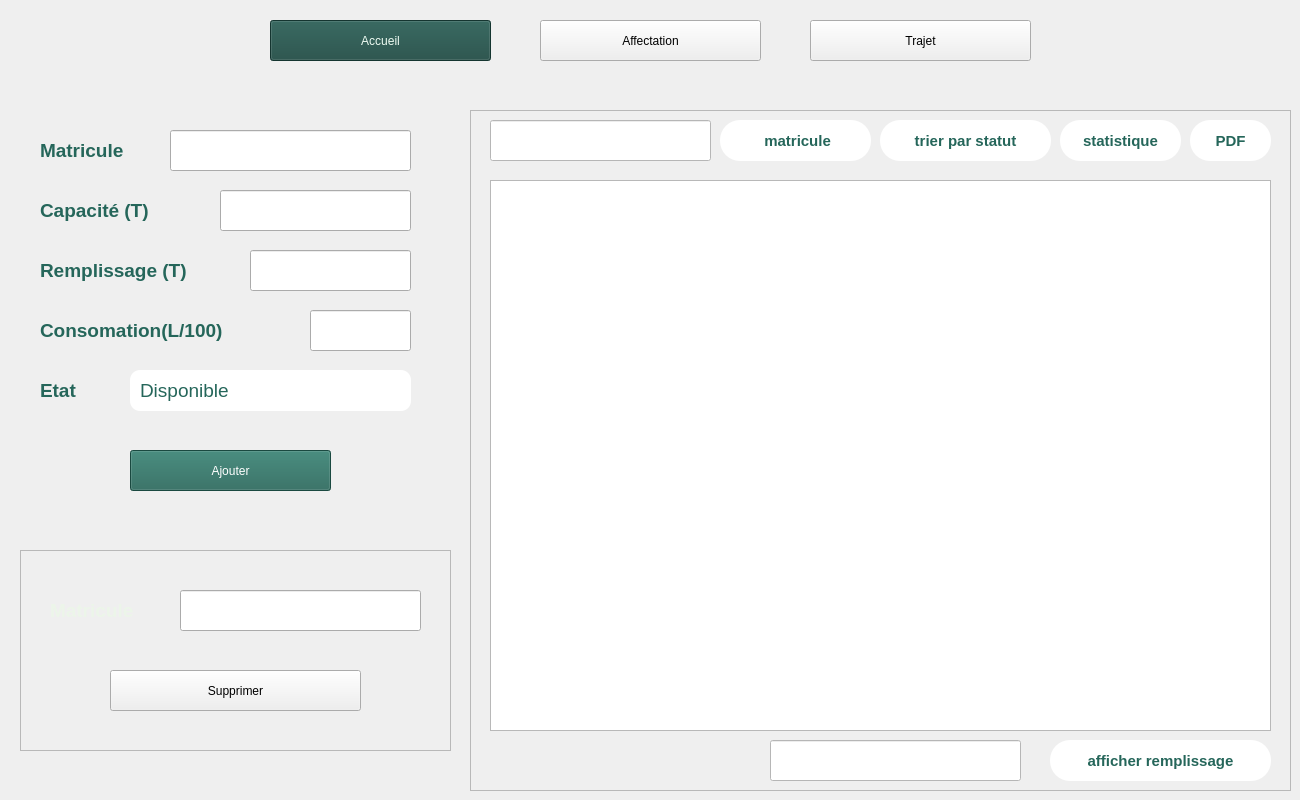
      <widget class="QWidget" name="crudCamPage">
       <property name="styleSheet">
        <string notr="true">#crudAccCamBtn{
	color:#eefbf2;
	background-color:#1d4a43;
}</string>
       </property>
       <widget class="QPushButton" name="crudMet1CamBtn">
        <property name="geometry">
         <rect>
          <x>540</x>
          <y>20</y>
          <width>221</width>
          <height>41</height>
         </rect>
        </property>
        <property name="cursor">
         <cursorShape>PointingHandCursor</cursorShape>
        </property>
        <property name="text">
         <string>Affectation</string>
        </property>
       </widget>
       <widget class="QPushButton" name="crudMet2CamBtn">
        <property name="geometry">
         <rect>
          <x>810</x>
          <y>20</y>
          <width>221</width>
          <height>41</height>
         </rect>
        </property>
        <property name="cursor">
         <cursorShape>PointingHandCursor</cursorShape>
        </property>
        <property name="text">
         <string>Trajet</string>
        </property>
       </widget>
       <widget class="QPushButton" name="crudAccCamBtn">
        <property name="geometry">
         <rect>
          <x>270</x>
          <y>20</y>
          <width>221</width>
          <height>41</height>
         </rect>
        </property>
        <property name="text">
         <string>Accueil</string>
        </property>
       </widget>
       <widget class="QFrame" name="tabCamFrame">
        <property name="geometry">
         <rect>
          <x>470</x>
          <y>110</y>
          <width>821</width>
          <height>681</height>
         </rect>
        </property>
        <property name="styleSheet">
         <string notr="true">QPushButton{
	color: rgba(37, 102, 90, 255);;
	background-color:#ffffff ;
	font-family:&quot;Segoe&quot;,sans-serif;
	font-size: 11pt;
	font-weight:bold;
	border-radius:20px;
}
QPushButton:hover{
	color:#060504;
	background-color:#bdf7a3;
}

QPushButton:pressed{
	color:#060504;
	background-color:rgb(99, 129, 85);
}

</string>
        </property>
        <property name="frameShape">
         <enum>QFrame::Shape::StyledPanel</enum>
        </property>
        <property name="frameShadow">
         <enum>QFrame::Shadow::Raised</enum>
        </property>
        <widget class="QPushButton" name="triCamBtn">
         <property name="geometry">
          <rect>
           <x>410</x>
           <y>10</y>
           <width>171</width>
           <height>41</height>
          </rect>
         </property>
         <property name="cursor">
          <cursorShape>PointingHandCursor</cursorShape>
         </property>
         <property name="styleSheet">
          <string notr="true"/>
         </property>
         <property name="text">
          <string>trier par statut</string>
         </property>
        </widget>
        <widget class="QPushButton" name="rechCamBtn">
         <property name="geometry">
          <rect>
           <x>250</x>
           <y>10</y>
           <width>151</width>
           <height>41</height>
          </rect>
         </property>
         <property name="cursor">
          <cursorShape>PointingHandCursor</cursorShape>
         </property>
         <property name="styleSheet">
          <string notr="true"/>
         </property>
         <property name="text">
          <string> matricule</string>
         </property>
         <property name="icon">
          <iconset resource="sidebarRessources.qrc">
           <normaloff>:/images/sideBarImage/output-smallpngtools (1).png</normaloff>:/images/sideBarImage/output-smallpngtools (1).png</iconset>
         </property>
        </widget>
        <widget class="QPushButton" name="statCamBtn">
         <property name="geometry">
          <rect>
           <x>590</x>
           <y>10</y>
           <width>121</width>
           <height>41</height>
          </rect>
         </property>
         <property name="cursor">
          <cursorShape>PointingHandCursor</cursorShape>
         </property>
         <property name="styleSheet">
          <string notr="true"/>
         </property>
         <property name="text">
          <string>statistique</string>
         </property>
        </widget>
        <widget class="QLineEdit" name="rechCamInp">
         <property name="geometry">
          <rect>
           <x>20</x>
           <y>10</y>
           <width>221</width>
           <height>41</height>
          </rect>
         </property>
         <property name="styleSheet">
          <string notr="true">background-color:#ffffff;</string>
         </property>
         <property name="text">
          <string/>
         </property>
        </widget>
        <widget class="QPushButton" name="pdfCamBtn">
         <property name="geometry">
          <rect>
           <x>720</x>
           <y>10</y>
           <width>81</width>
           <height>41</height>
          </rect>
         </property>
         <property name="cursor">
          <cursorShape>PointingHandCursor</cursorShape>
         </property>
         <property name="styleSheet">
          <string notr="true"/>
         </property>
         <property name="text">
          <string>PDF</string>
         </property>
        </widget>
        <widget class="QTableView" name="tableCam">
         <property name="geometry">
          <rect>
           <x>20</x>
           <y>70</y>
           <width>781</width>
           <height>551</height>
          </rect>
         </property>
         <property name="cursor" stdset="0">
          <cursorShape>IBeamCursor</cursorShape>
         </property>
         <attribute name="horizontalHeaderMinimumSectionSize">
          <number>37</number>
         </attribute>
         <attribute name="horizontalHeaderDefaultSectionSize">
          <number>156</number>
         </attribute>
         <attribute name="verticalHeaderVisible">
          <bool>false</bool>
         </attribute>
        </widget>
        <widget class="QLineEdit" name="camShowRempInp">
         <property name="geometry">
          <rect>
           <x>300</x>
           <y>630</y>
           <width>251</width>
           <height>41</height>
          </rect>
         </property>
         <property name="styleSheet">
          <string notr="true">background-color:#ffffff;</string>
         </property>
         <property name="text">
          <string/>
         </property>
        </widget>
        <widget class="QPushButton" name="camShowRempBtn">
         <property name="geometry">
          <rect>
           <x>580</x>
           <y>630</y>
           <width>221</width>
           <height>41</height>
          </rect>
         </property>
         <property name="text">
          <string>afficher remplissage</string>
         </property>
        </widget>
       </widget>
       <widget class="QFrame" name="delCamFrame">
        <property name="geometry">
         <rect>
          <x>20</x>
          <y>550</y>
          <width>431</width>
          <height>201</height>
         </rect>
        </property>
        <property name="styleSheet">
         <string notr="true">QLabel{
	background-color:transparent;
	color:rgb(236, 245, 233);
	font-size:14pt;
	font-family:&quot;Segoe&quot;;
	font-weight:bold;
}
</string>
        </property>
        <property name="frameShape">
         <enum>QFrame::Shape::StyledPanel</enum>
        </property>
        <property name="frameShadow">
         <enum>QFrame::Shadow::Raised</enum>
        </property>
        <widget class="QLineEdit" name="delCamInp">
         <property name="geometry">
          <rect>
           <x>160</x>
           <y>40</y>
           <width>241</width>
           <height>41</height>
          </rect>
         </property>
         <property name="text">
          <string/>
         </property>
        </widget>
        <widget class="QLabel" name="delCamLab">
         <property name="geometry">
          <rect>
           <x>30</x>
           <y>40</y>
           <width>111</width>
           <height>41</height>
          </rect>
         </property>
         <property name="text">
          <string>Matricule</string>
         </property>
        </widget>
        <widget class="QPushButton" name="delCamBtn">
         <property name="geometry">
          <rect>
           <x>90</x>
           <y>120</y>
           <width>251</width>
           <height>41</height>
          </rect>
         </property>
         <property name="cursor">
          <cursorShape>PointingHandCursor</cursorShape>
         </property>
         <property name="text">
          <string>Supprimer</string>
         </property>
        </widget>
       </widget>
       <widget class="QWidget" name="addCamWidget" native="true">
        <property name="geometry">
         <rect>
          <x>20</x>
          <y>100</y>
          <width>421</width>
          <height>421</height>
         </rect>
        </property>
        <property name="styleSheet">
         <string notr="true">
QLabel{
	background-color:transparent;
	color:rgba(37, 102, 90, 255);;
	font-size:14pt;
	font-family:&quot;Segoe&quot;;
	font-weight:bold;
	
}
QComboBox{
	background-color:#ffffff;
	border-radius:10px;
	padding:10px;
	font-size:14pt;
	font-family:&quot;Segoe&quot;;
	color:rgba(37, 102, 90, 255);;
}
QComboBox::drop-down {
    border: none;
    width: 35px;
    border-bottom-left-radius: 20px;
    border-bottom-right-radius: 20px;
}

QComboBox QAbstractItemView {
    background-color: white;
    border: 2px solid #3498db;
    border-radius: 6px;
    selection-background-color: #3498db;
    selection-color: white;
    outline: none;
    padding: 5px;
	color:rgb(29, 74, 67);
}



#addCamBtn{
	background-color:rgba(37, 102, 90, 255);;
	color:#ffffff;
}

#addCamBtn:hover{
	color:#ffffff;
	background-color:rgb(50, 130, 117);
}

#addCamBtn:pressed{
	color:#060504;
	background-color:rgb(40, 103, 93);
}</string>
        </property>
        <widget class="QLineEdit" name="matCamInp">
         <property name="geometry">
          <rect>
           <x>150</x>
           <y>30</y>
           <width>241</width>
           <height>41</height>
          </rect>
         </property>
         <property name="text">
          <string/>
         </property>
        </widget>
        <widget class="QLabel" name="matCamLab">
         <property name="geometry">
          <rect>
           <x>20</x>
           <y>30</y>
           <width>111</width>
           <height>41</height>
          </rect>
         </property>
         <property name="text">
          <string>Matricule</string>
         </property>
        </widget>
        <widget class="QLabel" name="capCamLab">
         <property name="geometry">
          <rect>
           <x>20</x>
           <y>90</y>
           <width>161</width>
           <height>41</height>
          </rect>
         </property>
         <property name="text">
          <string>Capacité (T)</string>
         </property>
        </widget>
        <widget class="QLineEdit" name="capCamInp">
         <property name="geometry">
          <rect>
           <x>200</x>
           <y>90</y>
           <width>191</width>
           <height>41</height>
          </rect>
         </property>
         <property name="text">
          <string/>
         </property>
        </widget>
        <widget class="QLabel" name="conCamLab">
         <property name="geometry">
          <rect>
           <x>20</x>
           <y>210</y>
           <width>251</width>
           <height>41</height>
          </rect>
         </property>
         <property name="text">
          <string>Consomation(L/100)</string>
         </property>
        </widget>
        <widget class="QLineEdit" name="conCamInp">
         <property name="geometry">
          <rect>
           <x>290</x>
           <y>210</y>
           <width>101</width>
           <height>41</height>
          </rect>
         </property>
         <property name="text">
          <string/>
         </property>
        </widget>
        <widget class="QLabel" name="etaCamLab">
         <property name="geometry">
          <rect>
           <x>20</x>
           <y>270</y>
           <width>71</width>
           <height>41</height>
          </rect>
         </property>
         <property name="text">
          <string>Etat</string>
         </property>
        </widget>
        <widget class="QComboBox" name="etaCamInp">
         <property name="geometry">
          <rect>
           <x>110</x>
           <y>270</y>
           <width>281</width>
           <height>41</height>
          </rect>
         </property>
         <item>
          <property name="text">
           <string>Disponible</string>
          </property>
         </item>
         <item>
          <property name="text">
           <string>Occupé</string>
          </property>
         </item>
         <item>
          <property name="text">
           <string>Maintenance</string>
          </property>
         </item>
        </widget>
        <widget class="QPushButton" name="addCamBtn">
         <property name="geometry">
          <rect>
           <x>110</x>
           <y>350</y>
           <width>201</width>
           <height>41</height>
          </rect>
         </property>
         <property name="cursor">
          <cursorShape>PointingHandCursor</cursorShape>
         </property>
         <property name="text">
          <string>Ajouter</string>
         </property>
        </widget>
        <widget class="QLabel" name="rempCamLab">
         <property name="geometry">
          <rect>
           <x>20</x>
           <y>150</y>
           <width>191</width>
           <height>41</height>
          </rect>
         </property>
         <property name="text">
          <string>Remplissage (T)</string>
         </property>
        </widget>
        <widget class="QLineEdit" name="rempCamInp">
         <property name="geometry">
          <rect>
           <x>230</x>
           <y>150</y>
           <width>161</width>
           <height>41</height>
          </rect>
         </property>
         <property name="text">
          <string/>
         </property>
        </widget>
       </widget>
      </widget>
